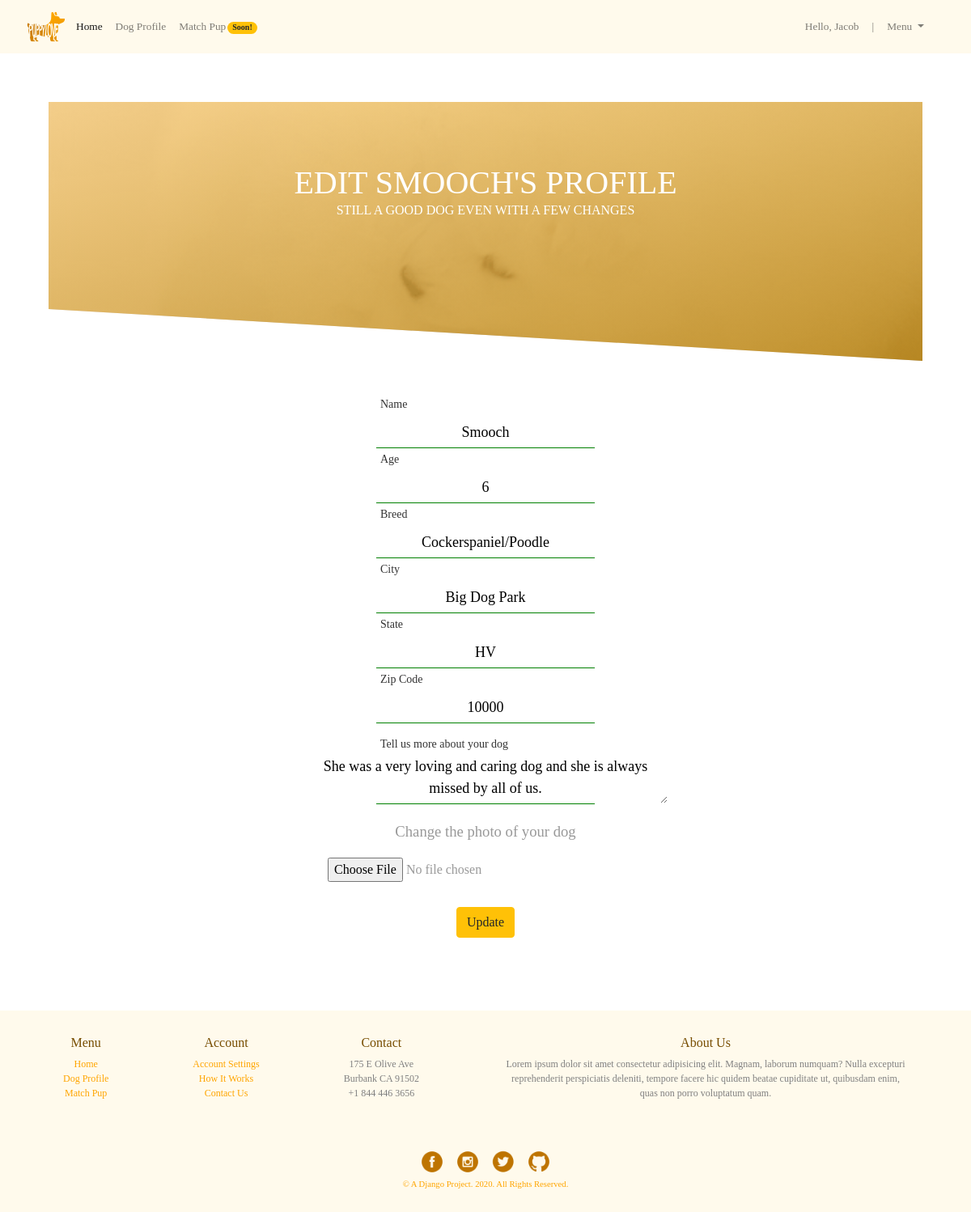
Screenshot of /edit/6 (signed in) with the database file from the repository.
### app_dogtinder/models.py (models this page shows)
class User(models.Model): #class for the user
    first_name = models.CharField(max_length=255)
    last_name = models.CharField(max_length=255)
    username = models.CharField(max_length=255)
    email = models.EmailField()
    password = models.CharField(max_length=255)
    created_at = models.DateTimeField(auto_now_add=True)
    updated_at = models.DateTimeField(auto_now=True)
    objects = UserManager()

class Dog(models.Model): #class for the dog
    dog_name = models.CharField(max_length=45)
    age = models.CharField(max_length=2)
    breed = models.CharField(max_length=255)
    city = models.CharField(max_length=45)
    state = models.CharField(max_length=2)
    zipcode = models.CharField(max_length=5)
    description = models.TextField()
    photo = models.ImageField(upload_to="dogs")
    user = models.ForeignKey(User, related_name="dogs", on_delete=models.CASCADE)
    created_at = models.DateTimeField(auto_now_add=True)
    updated_at = models.DateTimeField(auto_now=True)
    uploaded_at = models.DateTimeField(auto_now_add=True)
    objects = DogManager()

### app_dogtinder/views.py (the view)
# urls.py: path('edit/<int:id>', views.edit), #edit dog profile form
def edit(request, id): # renders edit profile for dog
    if 'user_id' not in request.session:
        return redirect('/login')
    context = {
        'dogs': Dog.objects.all(),
        'current_dog': Dog.objects.get(id=id),
        'current_user': User.objects.get(id=request.session['user_id']),
    }
    return render(request, 'edit_dog.html', context)

### app_dogtinder/templates/edit_dog.html (shortened to what this page needs)
<!DOCTYPE html>
<html lang="en">
  <head>
    {% load static %}
    <link rel="stylesheet" href="{% static 'css/more_dog.css' %}" />
    <link
      rel="stylesheet"
      href="https://stackpath.bootstrapcdn.com/bootstrap/4.3.1/css/bootstrap.min.css"
    />
  </head>
  <body>
    <div id="container">
      <div>
        <header id="header">
          <div>
            <nav
              class="navbar navbar-expand-lg navbar-light"
              style="background-color: rgb(255, 250, 236)"
            >
              <a class="navbar-brand" href="#">
                <a href="/dashboard">
                  <img id="logo" src="{% static 'img/logo_small.png' %}"
                /></a>
              </a>
              <div class="collapse navbar-collapse" id="navbarSupportedContent">
                <ul class="navbar-nav mr-auto">
                  <li class="nav-item active">
                    <a class="nav-link" href="/dashboard">Home</a>
                  </li>
                  <li class="nav-item">
                    <a class="nav-link" href="/dog_profile/{{current_user.id}}"
                      >Dog Profile</a
                    >
                  </li>
                  <li class="nav-item">
                    <a class="nav-link" href="/match"
                      >Match Pup<span class="badge badge-pill badge-warning"
                        >Soon!</span
                      ></a
                    >
                  </li>
                </ul>
              </div>
              <div
                class="collapse navbar-collapse help"
                id="navbarSupportedContent"
              >
                <ul class="navbar-nav mr-auto">
                  <li>
                    <a class="nav-link">Hello, {{ current_user.first_name }}</a>
                  </li>
                  <li>
                    <a class="nav-link">|</a>
                  </li>
                  <li class="nav-item dropdown">
                    <a
                      class="nav-link dropdown-toggle"
                      href="#"
                      id="navbarDropdown"
                      role="button"
                      data-toggle="dropdown"
                      aria-haspopup="true"
                      aria-expanded="false"
                    >
                      Menu
                    </a>
                  </li>
                </ul>
              </div>
            </nav>
          </div>
        </header>
      </div>
      <div id="main">
        <div id="banner">
          <h1 id="rate_title">
            EDIT {{current_dog.dog_name|upper}}'S PROFILE
          </h1>
          <h6 id="subtitle">
            STILL A GOOD DOG EVEN WITH A FEW CHANGES
          </h6>
        </div>
        <div id="form_panel">
          <form
            action="/dog_update/{{current_dog.id}}"
            method="POST"
            enctype="multipart/form-data"
          >
            <div>
              <input
                type="text"
                name="dog_name"
                class="question"
                id="nme"
                required
                autocomplete="off"
                value="{{ current_dog.dog_name }}"
              />
              <label for="dog_name"><span>Name</span></label>
            </div>
            <div>
              <input
                type="text"
                name="age"
                class="question"
                id="nme"
                required
                autocomplete="off"
                value="{{ current_dog.age }}"
              />
              <label for="dog_age"><span>Age</span></label>
            </div>
            <div>
              <input
                type="text"
                name="breed"
                class="question"
                id="nme"
                required
                autocomplete="off"
                value="{{ current_dog.breed }}"
              />
              <label for="dog_breed"><span>Breed</span></label>
            </div>
            <div>
              <input
                type="text"
                name="city"
                class="question"
                id="nme"
                required
                autocomplete="off"
                value="{{ current_dog.city }}"
              />
              <label for="city"><span>City</span></label>
            </div>
            <div>
              <input
                type="text"
                name="state"
                class="question"
                id="nme"
                required
                autocomplete="off"
                value="{{ current_dog.state }}"
              />
              <label for="state"><span>State</span></label>
            </div>
            <div>
              <input
                type="text"
                name="zipcode"
                class="question"
                id="nme"
                required
                autocomplete="off"
                value="{{ current_dog.zipcode }}"
              />
              <label for="zip"><span>Zip Code</span></label>
            </div>
            <div>
              <textarea
                type="text"
                name="description"
                class="question"
                id="nme"
                required
                autocomplete="off"
              >
{{current_dog.description}}</textarea
              >
              <label for="dog_desc"
                ><span>Tell us more about your dog</span></label
              >
              <div class="form-group">
                <label for="exampleFormControlFile1" id="photolabel"
                  >Change the photo of your dog</label
                >
                <input
                  type="file"
                  class="form-control-file"
                  id="exampleFormControlFile1"
                  name="image"
                />
              </div>
            </div>
            <button class="btn btn-warning" id="add_btn" type="submit">
              Update
            </button>
          </form>
        </div>
      </div>
      <div id="footer">
        <div class="column">
          <h6>Menu</h6>
          <a class="links" href="/dashboard">Home</a>
          <a class="links" href="/dog_profile/{{current_user.id}}"
            >Dog Profile</a
          >
          <a class="links" href="/match">Match Pup</a>
        </div>
        <div class="column">
          <h6>Account</h6>
          <a class="links" href="/account_settings">Account Settings</a>
          <a class="links" href="/how">How It Works</a>
          <a class="links" href="/contact">Contact Us</a>
        </div>
        <div class="column">
          <h6>Contact</h6>
          <p class="footer_text">
            175 E Olive Ave<br />
            Burbank CA 91502<br />
            +1 844 446 3656
          </p>
        </div>
        <div class="column">
          <h6>About Us</h6>
          <p class="footer_text" id="about">
            Lorem ipsum dolor sit amet consectetur adipisicing elit. Magnam,
            laborum numquam? Nulla excepturi reprehenderit perspiciatis
            deleniti, tempore facere hic quidem beatae cupiditate ut, quibusdam
            enim, quas non porro voluptatum quam.
          </p>
        </div>
      </div>
      <div id="social_media">
        <a class="social_links" href="https://www.facebook.com/WeRateDogs/">
          <img class="social" src="{% static 'img/fb-icon.png' %}" />
        </a>
        <a
          class="social_links"
          href="https://www.instagram.com/weratedogs/?hl=en"
        >
          <img class="social" src="{% static 'img/ig-icon.png' %}" />
        </a>
        <a
          class="social_links"
          href="https://twitter.com/dog_rates?ref_src=twsrc%5Egoogle%7Ctwcamp%5Eserp%7Ctwgr%5Eauthor"
        >
          <img class="social" src="{% static 'img/tw-icon.png' %}" />
        </a>
        <a
          class="social_links"
          href="https://github.com/francesbathan/puppy-love"
        >
          <img class="social" src="{% static 'img/git-icon.png' %}" />
        </a>
        <p id="copyright">© A Django Project. 2020. All Rights Reserved.</p>
      </div>
    </div>
  </body>
</html>

### app_dogtinder/static/css/more_dog.css (style rules this page uses)
* { margin: 0px; padding: 0px; font-family: Montserrat; }
#container { display: flex; flex-direction: column; }
#logo { width: 50px; }
.collapse { position: absolute; margin-left: 70px; font-size: 10pt; }
.help { position: absolute; right: 0; margin-right: 50px; }
.badge { margin-left: 2px; }
#main { margin: 50px; }
#banner { height: 40vh; background-image: linear-gradient( to right bottom, rgba(253, 207, 121, 0.8), rgba(182, 124, 0, 0.8) ), url("../img/samoyed.gif"); background-repeat: no-repeat; background-size: cover; margin: 10px; clip-path: polygon(0% 0%, 100% 0%, 100% 100%, 0% 80%); background-position: center; }
#rate_title { text-align: center; margin: auto 0; font-weight: 500; padding-top: 7%; font-family: Montserrat; animation: moveInLeft 1.5s ease-out; color: white; }
#subtitle { text-align: center; margin: auto 0; font-weight: 500; font-family: Montserrat; animation: moveInRight 1.5s ease-out; animation-fill-mode: backwards; color: white; }
.form-group { width: 400px; margin: 30px 0px; display: block; }
#footer { background-color: #fffaec; padding: 10px; text-align: center; }
.column { display: inline-block; margin: 20px 50px; }
.links { color: orange !important; text-decoration: none !important; display: block; font-size: 9pt; }
.footer_text { color: gray !important; text-decoration: none !important; display: block; font-size: 9pt; }
h6 { color: rgb(119, 77, 0); }
#about { width: 500px; }
.social { display: inline-block; width: 40px; }
#social_media { display: block; background-color: #fffaec; text-align: center; padding: 10px; }
#copyright { display: block; font-size: 8pt; color: orange; }
.social_links { text-decoration: none !important; }
#form_panel { width: 450px; margin: 5vh; margin-left: auto; margin-right: auto; text-align: center; }
button { margin: 20px 0px 0px 0px; }
.links { color: orange !important; text-decoration: none !important; }
#logo { margin-left: auto; margin-right: auto; display: block; }
input, span, label, textarea { display: block; margin: 0 auto; padding: 5px; border: none; font-size: 22px; text-align: center; }
input.question, textarea.question { font-size: 18px; font-weight: 300; border-radius: 2px; margin: 0; text-align: center; border: none; width: 100%; background: rgba(0, 0, 0, 0); transition: padding-top 0.2s ease, margin-top 0.2s ease; overflow-x: hidden; }
input.question + label, textarea.question + label { display: block; position: relative; white-space: nowrap; text-align: center; padding: 0; margin: 0; width: 60%; border-top: 1px solid orangered; -webkit-transition: width 0.4s ease; transition: width 0.4s ease; left: 50%; transform: translate(-50%, 0); height: 0px; }
input.question:focus, input.question:valid { padding-top: 35px; }
textarea.question:valid, textarea.question:focus { margin-top: 35px; }
input.question:focus + label > span, input.question:valid + label > span { top: -70px; font-size: 14px; color: #333; }
textarea.question:focus + label > span, textarea.question:valid + label > span { top: -90px; font-size: 14px; color: #333; text-align: center; }
input.question:valid + label, textarea.question:valid + label { border-color: green; }
input.question + label > span, textarea.question + label > span { font-weight: 300; margin: 0; position: absolute; text-align: center; color: #8f8f8f; font-size: 20px; top: -35px; left: 0px; z-index: -1; -webkit-transition: top 0.2s ease, font-size 0.2s ease, color 0.2s ease; transition: top 0.2s ease, font-size 0.2s ease, color 0.2s ease; }
.form-group { text-align: center !important; color: #999; font-weight: 100; margin: 15px auto; }
#photolabel { font-size: 14pt; display: inline-block; font-weight: 300; }
#add_btn { margin-top: 10px; }

### rows the page displays
User: first_name "Jacob"
Dog: dog_name "SMOOCH", dog_name "Smooch", age "6", breed "Cockerspaniel/Poodle", city "Big Dog Park", state "HV", zipcode "10000", description "She was a very loving and caring dog and she is always missed by all of us."
